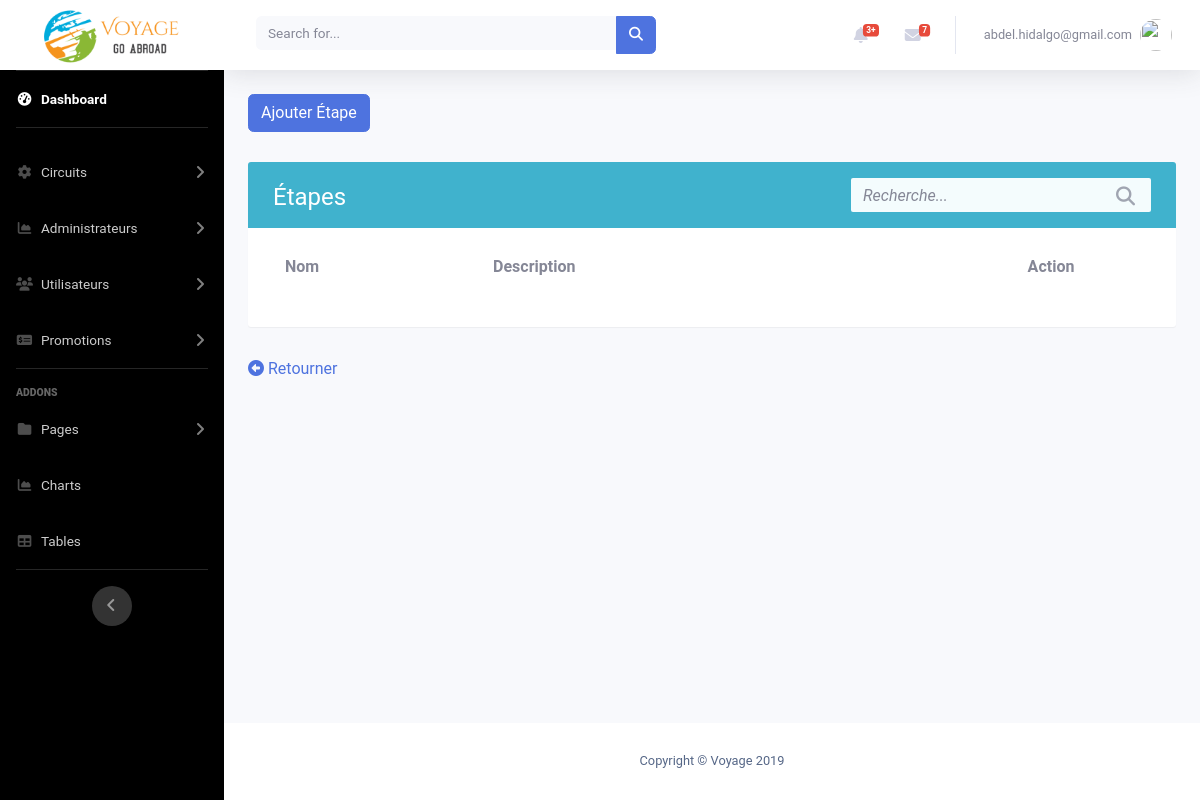
Before: /admin3/listerEtapes.php?idCircuit=13 with the older database file.
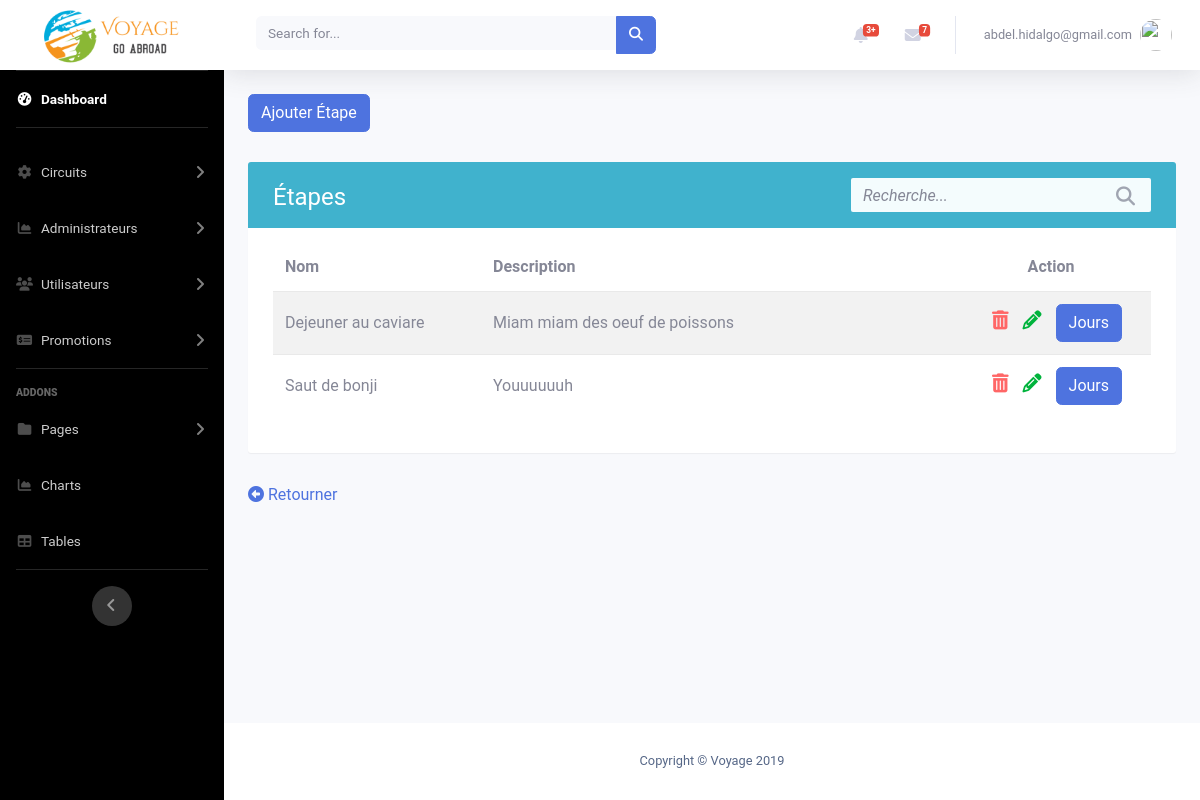
After: the same page with the newer database file.
### tables this page shows
CREATE TABLE `etape` (
  `idEtape` int(11) NOT NULL,
  `idCircuit` int(11) NOT NULL,
  `nom` varchar(50) NOT NULL,
  `description` varchar(300) DEFAULT NULL,
  `ordre` int(11) NOT NULL
);

### admin3/listerEtapes.php (the view, shortened to what this page needs)
<?php
include "includes/header.php";
include "includes/navbar.php";
if (isset($_GET['idCircuit'])) {
    $idCircuit = $_GET['idCircuit'];
}
$stmt = $conn->query('SELECT * FROM etape WHERE idCircuit = ' . $idCircuit);
    $table = '
                <div class="table-wrapper">
                    <div class="table-title">
                        <div class="row">
                            <div class="col-sm-8">
                                <h2>Étapes</b></h2>
                            </div>
                            <div class="col-sm-4">
                                <div class="search-box">
                                    <div class="input-group">
                                        <input type="text" id="search" class="form-control" placeholder="Recherche...">
                                        <span class="input-group-addon"><i class="fa fa-search" aria-hidden="true"></i></span>
                                    </div>
                                </div>
                            </div>
                        </div>
                    </div>
                    <table class="table table-striped">
                        <thead>
                            <tr>
                                <th>Nom</th>
                                <th>Description</th>
                                <th style="width: 200px; text-align: center;">Action</th>
                            </tr>
                        </thead>
                        <tbody>';
                        while ($row = $stmt->fetch()) {
                            $table .= '
                                    <tr>
                                        <td>' . $row->nom . '</td>
                                        <td>' . $row->description . '</td>
                                        <td style="width: 200px;">
                                            <div class="col-md-12 choix">
                                                <a href="" data-toggle="modal" data-target="#exampleModal'. $row->idEtape .'"><i class="fa fa-trash" aria-hidden="true" style="color: #ff6666;"></i></a>
                                                <a href="modifierEtape.php?idEtape=' . $row->idEtape . '"><i class="fa fa-pencil" aria-hidden="true" style="color: #00b33c;"></i></a>
                                                <a href="listerJours.php?idEtape=' . $row->idEtape . '&idCircuit=' . $idCircuit . '" class="btn btn-primary" style="color: white;">Jours</a>
                                                <div style="color: black;" class="modal fade" id="exampleModal'. $row->idEtape .'" tabindex="-1" role="dialog" aria-labelledby="exampleModalLabel" aria-hidden="true">
                                                        Êtes-vous certain de vouloir supprimer "' . $row->nom . '"?
                                                            <a type="button" href="deleteEtape.php?idEtape=' . $row->idEtape . '" class="btn btn-primary">Confirmer</a>
                                                </div>
                                            </div>
                                        </td>
                                    </tr>';
                        }
                $table .= '</tbody>
                        </table>
                    </div>
                ';
?>
<div class="container minimumHeight">
    <form action="creerCircuit.php" method="GET">
        <button class="btn btn-primary" style="color: white;">Ajouter Étape</button>
    </form>
    <?php
        echo $table;
    ?>
    <a href="gererCircuit.php" class="mb-10"><i class="fas fa-arrow-alt-circle-left"></i> Retourner</a>
</div>
<?php
  include('includes/footer.php');
?>

Changed rows visible on the page:
added etape: nom "Dejeuner au caviare", description "Miam miam des oeuf de poissons"
added etape: nom "Saut de bonji", description "Youuuuuuh"
